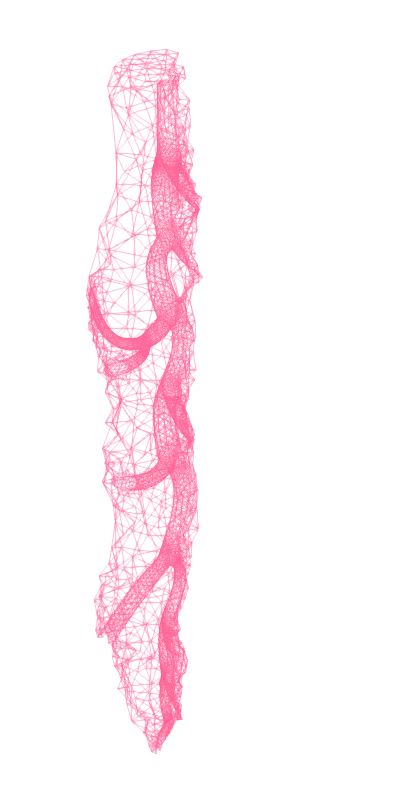
#> input picture figures/source_panels/MV1.png, 400 x 800 px, found by its file name
$ python MapaAtivacao.py
#> lines starting #> are read from the running program, lines starting #| are printed output that depends on the picture
from pathlib import Path
import matplotlib.pyplot as plt
import numpy as np
import matplotlib.image as mpimg
import matplotlib.gridspec as gridspec

imgV1 = mpimg.imread('MV1.png')
#> imgV1 is the input picture: shape (800, 400, 4) float32; mean R, G, B, A 1, 0.956, 0.97, 1
imgV2 = mpimg.imread('MV2.png')
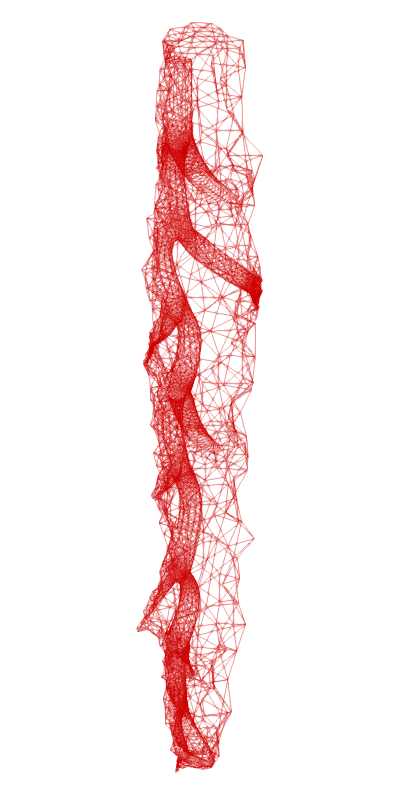
#> input picture figures/source_panels/MV2.png, 400 x 800 px, found by its file name
#> imgV2 is the input picture: shape (800, 400, 4) float32; mean R, G, B, A 0.984, 0.92, 0.92, 1
imgV3 = mpimg.imread('MV3.png')
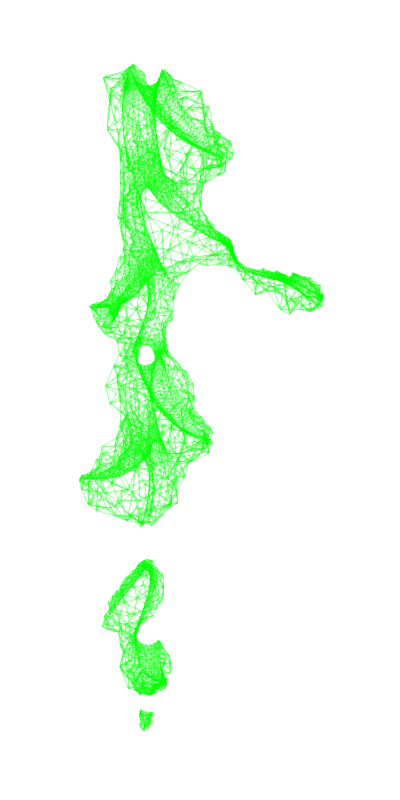
#> input picture figures/source_panels/MV3.png, 400 x 800 px, found by its file name
#> imgV3 is the input picture: shape (800, 400, 4) float32; mean R, G, B, A 0.93, 1, 0.93, 1
imgV4 = mpimg.imread('MV4.png')
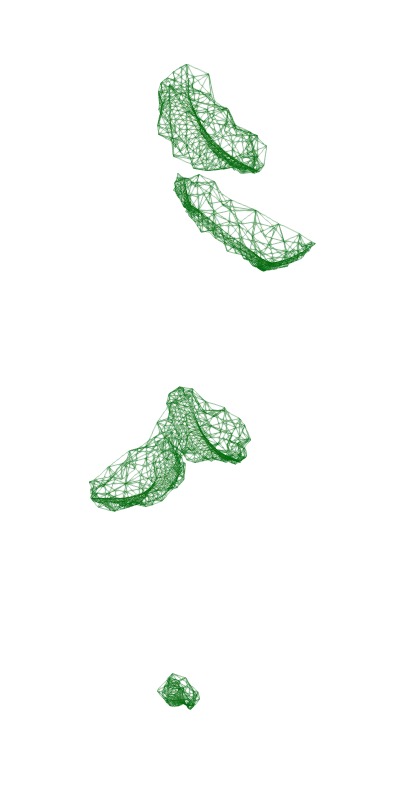
#> input picture figures/source_panels/MV4.png, 400 x 800 px, found by its file name
#> imgV4 is the input picture: shape (800, 400, 4) float32; mean R, G, B, A 0.97, 0.982, 0.971, 1
imgV5 = mpimg.imread('MV5.png')
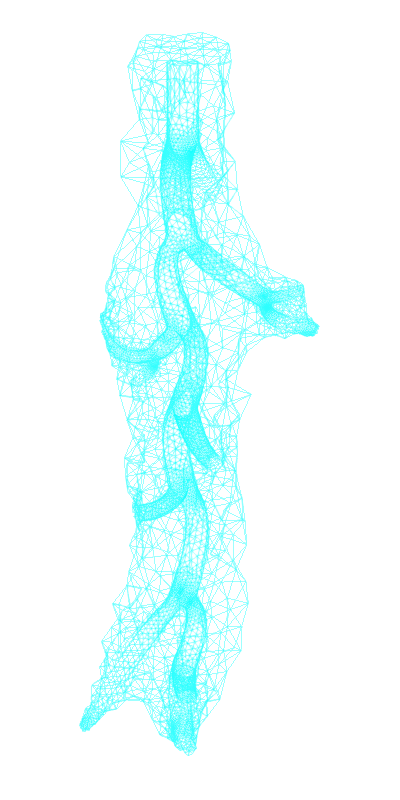
#> input picture figures/source_panels/MV5.png, 400 x 800 px, found by its file name
#> imgV5 is the input picture: shape (800, 400, 4) float32; mean R, G, B, A 0.924, 1, 1, 1
imgV6 = mpimg.imread('MV6.png')
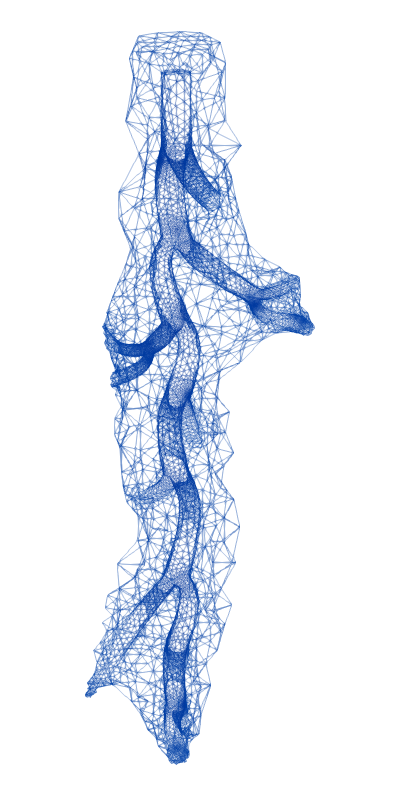
#> input picture figures/source_panels/MV6.png, 400 x 800 px, found by its file name
#> imgV6 is the input picture: shape (800, 400, 4) float32; mean R, G, B, A 0.911, 0.932, 0.967, 1
#> (the run stopped early here; a loop or call above may not have finished)
